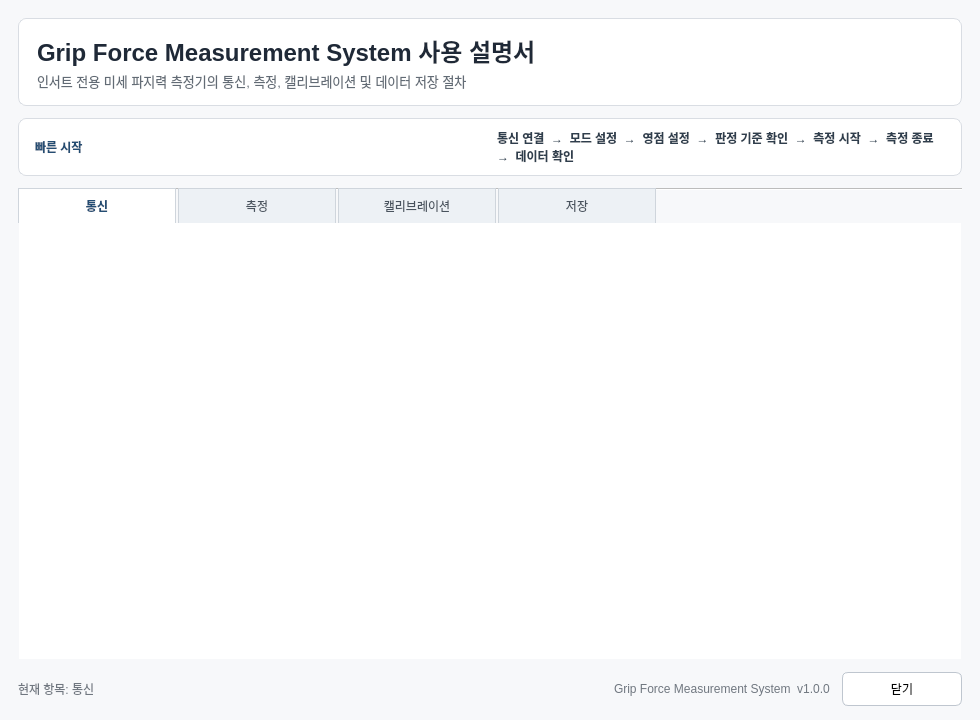
<?xml version="1.0" encoding="UTF-8"?>
<ui version="4.0">
 <class>HelpWidget</class>
 <widget class="QWidget" name="HelpWidget">
  <property name="geometry">
   <rect>
    <x>0</x>
    <y>0</y>
    <width>980</width>
    <height>720</height>
   </rect>
  </property>
  <property name="minimumSize">
   <size>
    <width>840</width>
    <height>600</height>
   </size>
  </property>
  <property name="windowTitle">
   <string>사용 설명서</string>
  </property>
  <property name="styleSheet">
   <string notr="true">QWidget#HelpWidget {
    background: #f7f8fa;
    color: #202124;
    font-family: &quot;Malgun Gothic&quot;;
    font-size: 10pt;
}
QFrame#headerFrame, QFrame#quickStartFrame {
    background: #ffffff;
    border: 1px solid #d9dde3;
    border-radius: 8px;
}
QLabel#titleLabel {
    color: #1f2937;
    font-size: 18pt;
    font-weight: 700;
}
QLabel#subtitleLabel {
    color: #626b75;
    font-size: 10pt;
}
QLabel#quickStartTitleLabel {
    color: #244d73;
    font-weight: 700;
}
QLabel#quickStartFlowLabel {
    color: #2f3e4d;
    font-weight: 600;
}
QTabWidget::pane {
    background: #ffffff;
    border: 1px solid #cfd5dc;
    top: -1px;
}
QTabBar::tab {
    background: #edf1f5;
    color: #49535e;
    border: 1px solid #cfd5dc;
    border-bottom: none;
    min-width: 120px;
    padding: 10px 18px;
    margin-right: 2px;
}
QTabBar::tab:selected {
    background: #ffffff;
    color: #244d73;
    font-weight: 700;
}
QTabBar::tab:hover:!selected {
    background: #e3e9ef;
}
QTextBrowser {
    background: #ffffff;
    border: none;
    selection-background-color: #b9d5f2;
}
QLabel#sectionLabel, QLabel#versionLabel {
    color: #707780;
    font-size: 9pt;
}
QPushButton#closeButton {
    background: #ffffff;
    border: 1px solid #bfc6cf;
    border-radius: 6px;
    min-width: 90px;
    padding: 7px 14px;
}
QPushButton#closeButton:hover {
    background: #eef2f6;
}</string>
  </property>
  <layout class="QVBoxLayout" name="mainLayout">
   <property name="leftMargin">
    <number>18</number>
   </property>
   <property name="topMargin">
    <number>18</number>
   </property>
   <property name="rightMargin">
    <number>18</number>
   </property>
   <property name="bottomMargin">
    <number>14</number>
   </property>
   <property name="spacing">
    <number>12</number>
   </property>
   <item>
    <widget class="QFrame" name="headerFrame">
     <property name="frameShape">
      <enum>QFrame::Shape::StyledPanel</enum>
     </property>
     <layout class="QVBoxLayout" name="headerLayout">
      <property name="leftMargin">
       <number>18</number>
      </property>
      <property name="topMargin">
       <number>14</number>
      </property>
      <property name="rightMargin">
       <number>18</number>
      </property>
      <property name="bottomMargin">
       <number>14</number>
      </property>
      <property name="spacing">
       <number>3</number>
      </property>
      <item>
       <widget class="QLabel" name="titleLabel">
        <property name="text">
         <string>Grip Force Measurement System 사용 설명서</string>
        </property>
       </widget>
      </item>
      <item>
       <widget class="QLabel" name="subtitleLabel">
        <property name="text">
         <string>인서트 전용 미세 파지력 측정기의 통신, 측정, 캘리브레이션 및 데이터 저장 절차</string>
        </property>
       </widget>
      </item>
     </layout>
    </widget>
   </item>
   <item>
    <widget class="QFrame" name="quickStartFrame">
     <property name="frameShape">
      <enum>QFrame::Shape::StyledPanel</enum>
     </property>
     <layout class="QHBoxLayout" name="quickStartLayout">
      <property name="leftMargin">
       <number>16</number>
      </property>
      <property name="topMargin">
       <number>10</number>
      </property>
      <property name="rightMargin">
       <number>16</number>
      </property>
      <property name="bottomMargin">
       <number>10</number>
      </property>
      <property name="spacing">
       <number>14</number>
      </property>
      <item>
       <widget class="QLabel" name="quickStartTitleLabel">
        <property name="text">
         <string>빠른 시작</string>
        </property>
       </widget>
      </item>
      <item>
       <widget class="QLabel" name="quickStartFlowLabel">
        <property name="text">
         <string>통신 연결  →  모드 설정  →  영점 설정  →  판정 기준 확인  →  측정 시작  →  측정 종료  →  데이터 확인</string>
        </property>
        <property name="wordWrap">
         <bool>true</bool>
        </property>
       </widget>
      </item>
     </layout>
    </widget>
   </item>
   <item>
    <widget class="QTabWidget" name="helpTabWidget">
     <property name="currentIndex">
      <number>0</number>
     </property>
     <property name="documentMode">
      <bool>true</bool>
     </property>
     <property name="movable">
      <bool>false</bool>
     </property>
     <widget class="QWidget" name="communicationTab">
      <attribute name="title">
       <string>통신</string>
      </attribute>
      <layout class="QVBoxLayout" name="communicationLayout">
       <property name="leftMargin">
        <number>0</number>
       </property>
       <property name="topMargin">
        <number>0</number>
       </property>
       <property name="rightMargin">
        <number>0</number>
       </property>
       <property name="bottomMargin">
        <number>0</number>
       </property>
       <item>
        <widget class="QTextBrowser" name="communicationBrowser"/>
       </item>
      </layout>
     </widget>
     <widget class="QWidget" name="measurementTab">
      <attribute name="title">
       <string>측정</string>
      </attribute>
      <layout class="QVBoxLayout" name="measurementLayout">
       <property name="leftMargin">
        <number>0</number>
       </property>
       <property name="topMargin">
        <number>0</number>
       </property>
       <property name="rightMargin">
        <number>0</number>
       </property>
       <property name="bottomMargin">
        <number>0</number>
       </property>
       <item>
        <widget class="QTextBrowser" name="measurementBrowser"/>
       </item>
      </layout>
     </widget>
     <widget class="QWidget" name="calibrationTab">
      <attribute name="title">
       <string>캘리브레이션</string>
      </attribute>
      <layout class="QVBoxLayout" name="calibrationLayout">
       <property name="leftMargin">
        <number>0</number>
       </property>
       <property name="topMargin">
        <number>0</number>
       </property>
       <property name="rightMargin">
        <number>0</number>
       </property>
       <property name="bottomMargin">
        <number>0</number>
       </property>
       <item>
        <widget class="QTextBrowser" name="calibrationBrowser"/>
       </item>
      </layout>
     </widget>
     <widget class="QWidget" name="storageTab">
      <attribute name="title">
       <string>저장</string>
      </attribute>
      <layout class="QVBoxLayout" name="storageLayout">
       <property name="leftMargin">
        <number>0</number>
       </property>
       <property name="topMargin">
        <number>0</number>
       </property>
       <property name="rightMargin">
        <number>0</number>
       </property>
       <property name="bottomMargin">
        <number>0</number>
       </property>
       <item>
        <widget class="QTextBrowser" name="storageBrowser"/>
       </item>
      </layout>
     </widget>
    </widget>
   </item>
   <item>
    <layout class="QHBoxLayout" name="footerLayout">
     <item>
      <widget class="QLabel" name="sectionLabel">
       <property name="text">
        <string>현재 항목: 통신</string>
       </property>
      </widget>
     </item>
     <item>
      <spacer name="footerSpacer">
       <property name="orientation">
        <enum>Qt::Horizontal</enum>
       </property>
       <property name="sizeHint" stdset="0">
        <size>
         <width>40</width>
         <height>20</height>
        </size>
       </property>
      </spacer>
     </item>
     <item>
      <widget class="QLabel" name="versionLabel">
       <property name="text">
        <string>Grip Force Measurement System  v1.0.0</string>
       </property>
      </widget>
     </item>
     <item>
      <widget class="QPushButton" name="closeButton">
       <property name="text">
        <string>닫기</string>
       </property>
       <property name="shortcut">
        <string>Esc</string>
       </property>
      </widget>
     </item>
    </layout>
   </item>
  </layout>
 </widget>
 <resources/>
 <connections/>
</ui>
